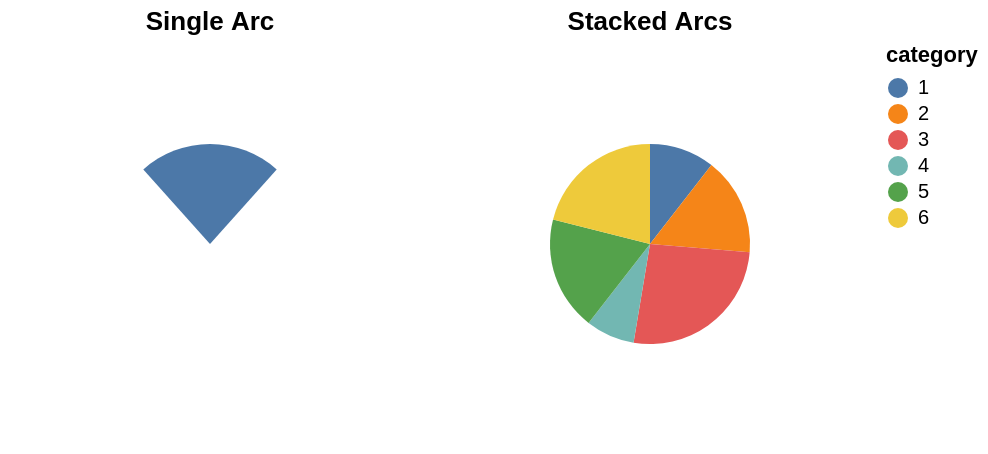

Here is the Vega-Lite specification saved for this chart:
### Vega specification from a JSON file in a GitHub repository (floating-point values rounded to 4 significant figures)
{"$schema": "https://vega.github.io/schema/vega/v5.json", "description": "A simple pie chart with embedded data.", "background": "white", "padding": 5, "height": 200, "data": [{"name": "source_0", "values": [{}]}, {"name": "source_1", "values": [{"category": 1, "value": 4}, {"category": 2, "value": 6}, {"category": 3, "value": 10}, {"category": 4, "value": 3}, {"category": 5, "value": 7}, {"category": 6, "value": 8}]}, {"name": "data_0", "source": "source_1", "transform": [{"type": "stack", "groupby": [], "field": "value", "sort": {"field": ["category"], "order": ["ascending"]}, "as": ["value_start", "value_end"], "offset": "zero"}, {"type": "filter", "expr": "isValid(datum[\"value\"]) && isFinite(+datum[\"value\"])"}]}], "signals": [{"name": "childWidth", "value": 200}, {"name": "radius", "value": 0, "bind": {"input": "range", "min": 0, "max": 100, "step": 1}}, {"name": "radius2", "value": 50, "bind": {"input": "range", "min": 0, "max": 100, "step": 1}}, {"name": "theta_single_arc", "value": -0.73, "bind": {"input": "range", "min": -6.28, "max": 6.28}}, {"name": "theta2_single_arc", "value": 0.73, "bind": {"input": "range", "min": -6.28, "max": 6.28}}, {"name": "cornerRadius", "value": 0, "bind": {"input": "range", "min": 0, "max": 50, "step": 1}}, {"name": "padAngle", "value": 0, "bind": {"input": "range", "min": 0, "max": 1.57}}, {"name": "strokeWidth", "value": 4, "bind": {"input": "range", "min": 0, "max": 10, "step": 0.5}}], "layout": {"padding": 20, "bounds": "full", "align": "each"}, "marks": [{"type": "group", "name": "concat_0_group", "title": {"text": "Single Arc", "frame": "group"}, "style": "view", "encode": {"update": {"width": {"signal": "childWidth"}, "height": {"signal": "height"}}}, "marks": [{"name": "concat_0_marks", "type": "arc", "style": ["arc"], "from": {"data": "source_0"}, "encode": {"update": {"strokeWidth": {"signal": "strokeWidth"}, "padAngle": {"signal": "padAngle"}, "radius": {"signal": "radius"}, "cornerRadius": {"signal": "cornerRadius"}, "fill": {"value": "#4c78a8"}, "x": {"signal": "childWidth", "mult": 0.5}, "y": {"signal": "height", "mult": 0.5}, "outerRadius": {"signal": "radius"}, "innerRadius": {"signal": "radius2"}, "startAngle": {"signal": "theta_single_arc"}, "endAngle": {"signal": "theta2_single_arc"}}}}]}, {"type": "group", "name": "concat_1_group", "title": {"text": "Stacked Arcs", "frame": "group"}, "style": "view", "encode": {"update": {"width": {"signal": "childWidth"}, "height": {"signal": "height"}}}, "marks": [{"name": "concat_1_marks", "type": "arc", "style": ["arc"], "from": {"data": "data_0"}, "encode": {"update": {"strokeWidth": {"signal": "strokeWidth"}, "padAngle": {"signal": "padAngle"}, "radius": {"signal": "radius"}, "cornerRadius": {"signal": "cornerRadius"}, "fill": {"scale": "color", "field": "category"}, "description": {"signal": "\"value: \" + (!isValid(datum[\"value\"]) || !isFinite(+datum[\"value\"]) ? \"\" + datum[\"value\"] : format(datum[\"value\"], \"\")) + \"; category: \" + (\"\" + datum[\"category\"])"}, "x": {"signal": "childWidth", "mult": 0.5}, "y": {"signal": "height", "mult": 0.5}, "outerRadius": {"signal": "radius"}, "innerRadius": {"signal": "radius2"}, "startAngle": {"scale": "concat_1_theta", "field": "value_end"}, "endAngle": {"scale": "concat_1_theta", "field": "value_start"}}}}]}], "scales": [{"name": "color", "type": "ordinal", "domain": {"data": "data_0", "field": "category", "sort": true}, "range": "category"}, {"name": "concat_1_theta", "type": "linear", "domain": {"data": "data_0", "fields": ["value_start", "value_end"]}, "range": [0, 6.283], "zero": true}], "legends": [{"fill": "color", "symbolType": "circle", "title": "category"}]}
